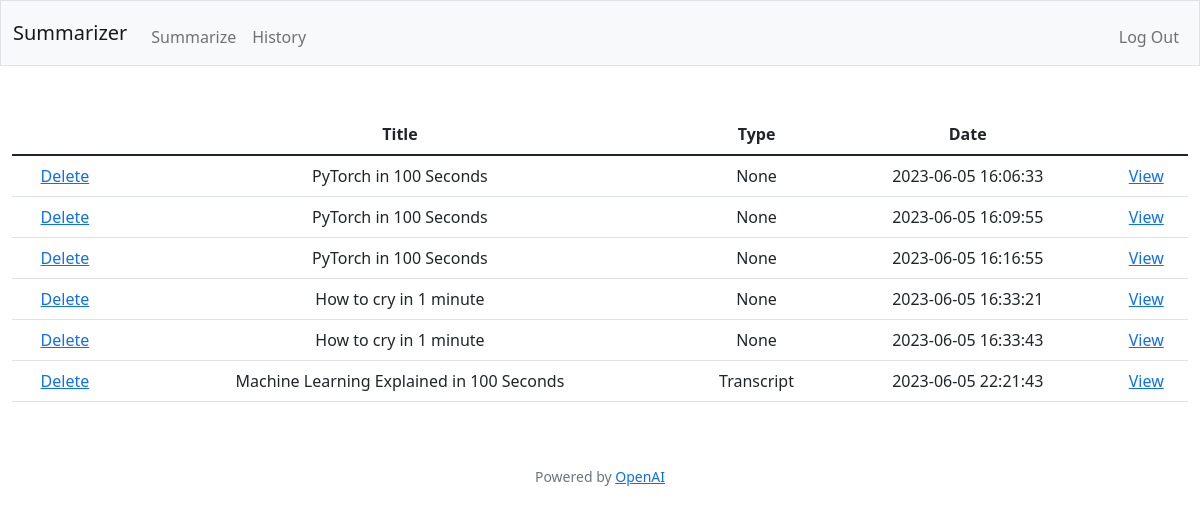
Screenshot of /history (signed in) with the database file from the repository.
### tables this page shows
CREATE TABLE "activities" (
	"number"	INTEGER NOT NULL,
	"user_id"	INTEGER NOT NULL,
	"title"	TEXT,
	"type"	TEXT,
	"youtube_url"	TEXT,
	"mp3_filepath"	TEXT,
	"transcript"	TEXT,
	"summary"	TEXT,
	"date"	NUMERIC,
	FOREIGN KEY("user_id") REFERENCES "users"("id"),
	PRIMARY KEY("number" AUTOINCREMENT)
);

### app.py (the view)
@app.route("/history")
@login_required
def history():
    activities = db.execute("SELECT * FROM activities WHERE user_id = ?", session['user_id'])
    return render_template("history.html", activities=activities)

### helpers.py (called while the page is built)
def login_required(f):
    @wraps(f)
    def decorated_function(*args, **kwargs):
        if session.get("user_id") is None:
            return redirect("/login")
        return f(*args, **kwargs)
    return decorated_function

### templates/history.html (shortened to what this page needs)
{% extends "layout.html" %}
{% block main %}
        <table class="table">
            <thead>
            <tr>
                <th></th>
                <th scope="col">Title</th>
                <th scope="col">Type</th>
                <th scope="col">Date</th>
                <th scope="col"></th>
            </tr>
            </thead>
            <tbody>
                {% for activity in activities %}
                    {% if activity['title'] %}
                        <tr>
                            <td><a href="/delete?number={{ activity['number'] }}">Delete</a></td>
                            <td>{{ activity['title'] }}</td>
                            <td>{{ activity['type'] }}</td>
                            <td>{{ activity['date'] }}</td>
                            <td><a href="/view?number={{ activity['number'] }}">View</a></td>
                        </tr>
                    {% endif %}
                {% endfor %}
            </tbody>
        </table>
{% endblock %}

### rows the page displays
activities: title "PyTorch in 100 Seconds", type "None", date "2023-06-05 16:06:33"
activities: title "PyTorch in 100 Seconds", type "None", date "2023-06-05 16:09:55"
activities: title "PyTorch in 100 Seconds", type "None", date "2023-06-05 16:16:55"
activities: title "How to cry in 1 minute", type "None", date "2023-06-05 16:33:21"
activities: title "How to cry in 1 minute", type "None", date "2023-06-05 16:33:43"
activities: title "Machine Learning Explained in 100 Seconds", type "Transcript", date "2023-06-05 22:21:43"
